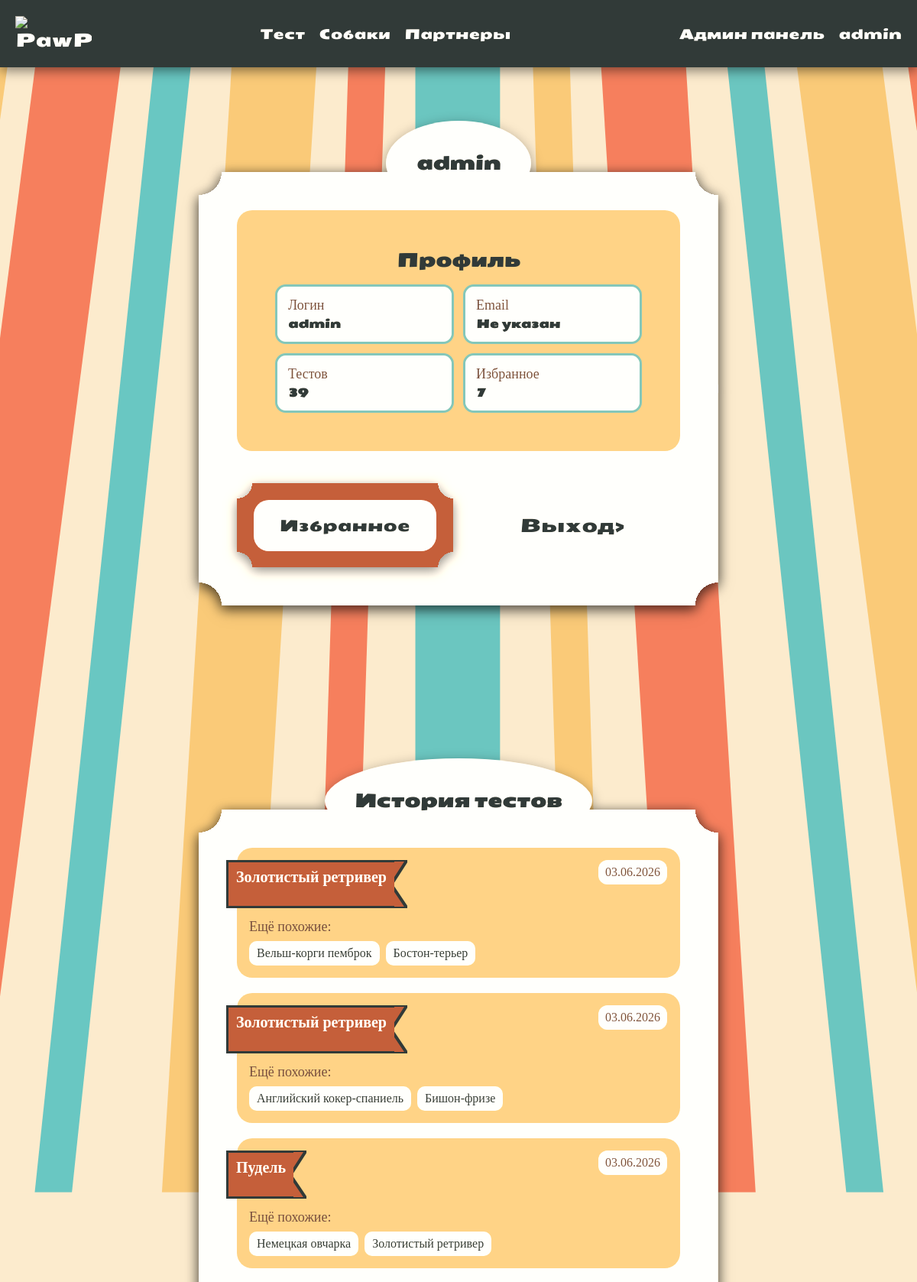
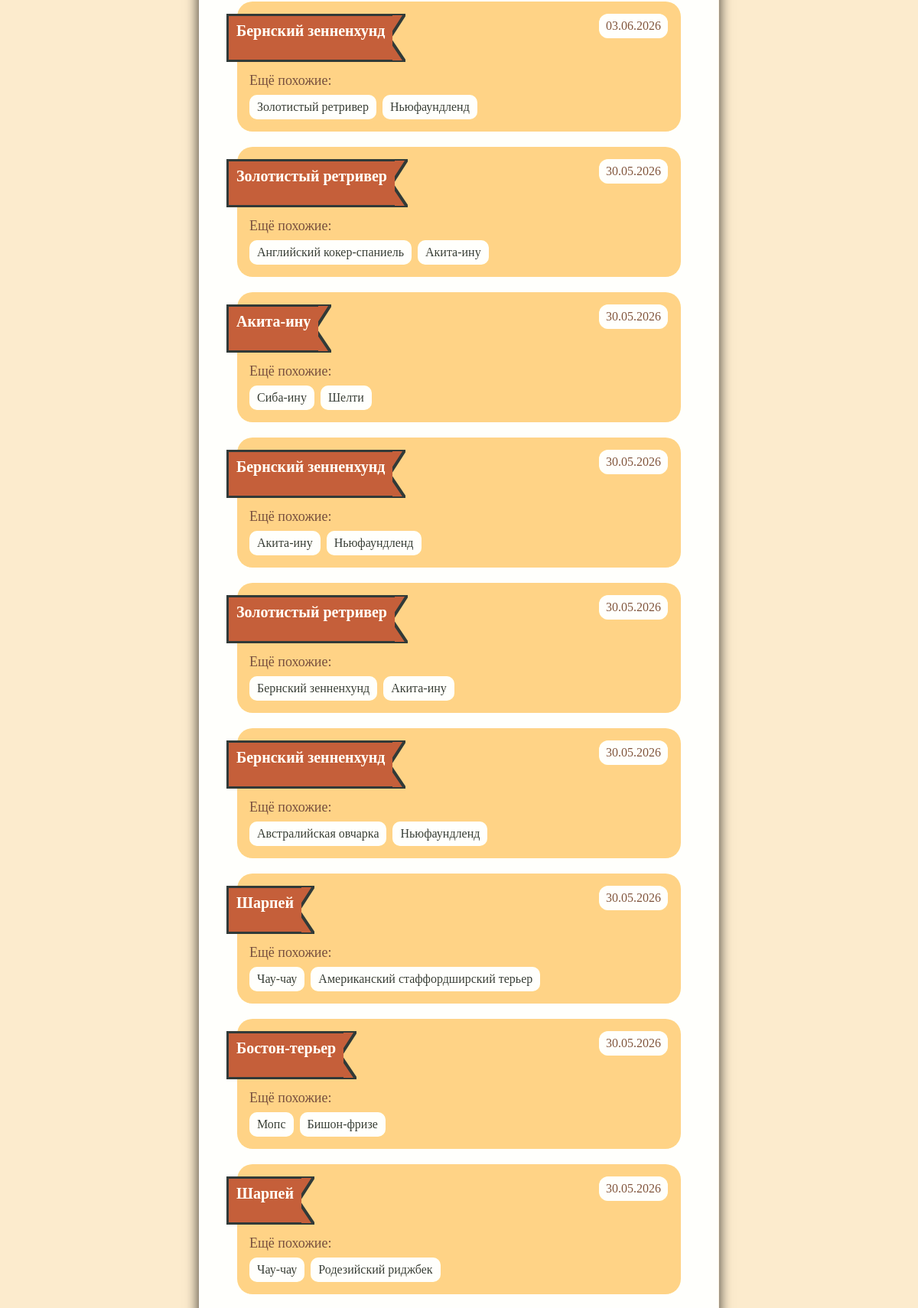
Screenshot of /profile/ (signed in, upper part) with the database file from the repository (2 pictures, top to bottom).
### qtest/models.py (models this page shows, shortened)
class TestResult(models.Model):
    user = models.ForeignKey(
        User,
        on_delete=models.SET_NULL,
        null=True,
        blank=True,
        verbose_name='Пользователь'
    )
    created_at = models.DateTimeField(auto_now_add=True, verbose_name='Дата прохождения')
    tags = models.ManyToManyField(Tag, blank=True, verbose_name='Полученные теги')
    cards = models.ManyToManyField(Cards, blank=True, verbose_name='Карточки результата')
    best_card = models.ForeignKey(
        Cards,
        on_delete=models.SET_NULL,
        null=True,
        blank=True,
        related_name='best_results',
        verbose_name='Лучший результат'
    )
    total_score = models.PositiveIntegerField(default=0, verbose_name='Итоговые баллы')
    class Meta:
        ordering = ['-created_at']
        verbose_name = 'Результат теста'
        verbose_name_plural = 'Результаты теста'

### catalog/models.py (models this page shows, shortened)
class Cards(models.Model):
    name = models.CharField(max_length=100, unique=True, verbose_name='Название')
    slug = models.SlugField(max_length=200, unique=True, verbose_name='URl')
    owner = models.ForeignKey(
    settings.AUTH_USER_MODEL,
    on_delete=models.SET_NULL,
    null=True,
    blank=True,
    related_name='created_cards',
    verbose_name='Создатель карточки'
)
    height = models.TextField(blank=True, null=True, verbose_name='Рост')
    weight = models.TextField(blank=True, null=True, verbose_name='Вес')
    age = models.TextField(blank=True, null=True, verbose_name='Продолжительность жизни')
    furrColors = models.TextField(blank=True, null=True, verbose_name='Окрасы')
    imageMain = models.ImageField(upload_to='card_images', blank=True, null=True, verbose_name='Главное изображение')
    imageScnd = models.ImageField(upload_to='card_images', blank=True, null=True, verbose_name='Изображение')
    imageThrd = models.ImageField(upload_to='card_images', blank=True, null=True, verbose_name='Изображение')
    description = models.TextField(blank=True, null=True, verbose_name='Описание')
    health = models.TextField(blank=True, null=True, verbose_name='Здоровье')
    tags = models.ManyToManyField(
        Tag,
        related_name='cards',
        blank=True,
        verbose_name='Теги'
    )
    qresult = models.TextField(blank=True, null=True, verbose_name='Результат')
    class Meta:
        db_table = 'card'
        verbose_name = 'Карточки'
        verbose_name_plural = 'Карта'

### qtest/views.py (the view)
# urls.py: path('profile/', views.profile, name='profile'),
@login_required
def profile(request):
    max_test_score = _get_max_test_score()
    results = list(
        TestResult.objects
        .filter(user=request.user)
        .select_related('best_card')
        .prefetch_related('cards')
        .order_by('-created_at')
    )
    for result in results:
        result.percent = min(round(result.total_score / max_test_score * 100), 100)
        similar_cards = list(result.cards.all())
        if result.best_card:
            similar_cards = [
                card for card in similar_cards
                if card.id != result.best_card.id
            ]
        result.similar_cards = similar_cards[:2]
    return render(request, 'qtest/profile.html', {
        'results': results,
        'favorite_count': request.user.favorite_cards.count(),
    })

### qtest/views.py (called while the page is built)
def _get_step_weights():
    return dict(TestStep.objects.values_list('order', 'weight'))

def _get_max_test_score():
    step_weights = _get_step_weights()
    max_score = 0
    for question in Question.objects.all():
        max_score += step_weights.get(question.step, 1)
    return max_score or 1

### qtest/templates/qtest/profile.html (shortened to what this page needs)
{% extends 'main/base.html' %}
{% load static %}
{% block content %}
<link rel="stylesheet" href="{% static 'main/css/profile.css' %}" />
<section class="profile_back">
  <div class="container proforms">
    <div class="profile_page fade-in">
      <div class="form_title proftitle">
        <h1>
          {{ request.user.profile.display_name|default:request.user.username }}
        </h1>
      </div>
      <div class="form">
        <div class="form_form">
          <div class="profile_info">
            <h2>Профиль</h2>
            <div class="profile_data">
              <div class="profile_data_item">
                <span>Логин</span>
                <strong>{{ request.user.username }}</strong>
              </div>
              <div class="profile_data_item">
                <span>Email</span>
                <strong>
                  {% if request.user.email %} {{ request.user.email }} {% else%} Не указан {% endif %}
                </strong>
              </div>
              <div class="profile_data_item">
                <span>Тестов</span>
                <strong>{{ results|length }}</strong>
              </div>
              <div class="profile_data_item">
                <span>Избранное</span>
                <strong>{{ favorite_count }}</strong>
              </div>
            </div>
          </div>
        </div>
        <div class="profile_actions">
          <a href="{% url 'catalog:favorites' %}" class="btn anim_btn_scale "
              ><span>Избранное</span></a>
          <a
            href="{% url 'register:logout' %}"
            class="profile_action anim_btn_tilt"
          >
            <span>Выход></span>
          </a>
        </div>
      </div>
    </div>
      <div class="profile_page fade-in">
      <div class="form_title proftitle">
        <h1>
          <h2>История тестов</h2>
        </h1>
      </div>
      <div class="form">
       {% for result in results %}
            <article class="profile_history_item">
              <div class="profile_history_main">
                {% if result.best_card %}
                  <a href="{% url 'catalog:card' result.best_card.slug %}" class="profile_result_flag label anim_btn_scale">
                    <p class="card_title">{{ result.best_card.name }}</p>
                    <svg
              class="label-tail"
              viewBox="0 0 21 63"
              preserveAspectRatio="none"
            >
              <path d="M0 0H20.6857L0 32.0727L20.6857 63H0V0Z" />
            </svg>
                  </a>
                {% endif %}
                {% if result.similar_cards %}
                  <div class="profile_similar">
                    <span>Ещё похожие:</span>
                    <div class="profile_similar_list ">
                      {% for card in result.similar_cards %}
                        <a href="{% url 'catalog:card' card.slug %}" class="anim_btn_scale">
                          {{ card.name }}
                        </a>
                      {% endfor %}
                    </div>
                  </div>
                {% endif %}
              </div>
              <div class="profile_history_aside">
                <div class="profile_history_date">
                  <span>{{ result.created_at|date:"d.m.Y" }}</span>
                </div>
              </div>
            </article>
          {% empty %}
            <div class="profile_empty">
              <h3>История пока пуста</h3>
              <p>После прохождения теста здесь появятся результаты.</p>
            </div>
          {% endfor %}
      </div>
    </div>
  </div>
</section>
{% endblock %}

### main/templates/main/base.html (shortened to what this page needs)
{% load static%}
<!doctype html>
<html lang="ru">
<head>
 <link rel="stylesheet" href="{% static 'main/css/base.css' %}">
</head>
<body>
 <header class="site-header">
  <a href="{% url 'main:index' %}" class="header-logo-link  anim_btn_tilt">
   <img src="/static/main/img/logo.png" class="logo" alt="PawPick">
  </a>
  <nav class="nav desktop-nav">
   <a href="{% url 'qtest:test_step' 1 %}" class="button anim_btn_tilt"> Тест </a>
   <a href="{% url 'catalog:catalog' %}" class="button anim_btn_tilt"> Собаки </a>
   <a href="{% url 'main:vet' %}" class="button anim_btn_tilt"> Партнеры</a>
  </nav>
  <div class="desktop-user-menu">
   {% if request.user.is_authenticated and request.user.is_staff %}
   <a href="{% url 'admin:index' %}" class="buttom anim_btn_tilt" >Админ панель</a>
   {% endif %}
   {% if request.user.is_authenticated %}
   <a href="{% url 'qtest:profile' %}" class="button anim_btn_tilt">
    {{ request.user.profile.display_name|default:request.user.username }}
   </a>
   {% else %}
   <span class="reg anim_btn_tilt">
    <a href="{% url 'register:login' %}  "class="buttom anim_btn_tilt">Вход</a> |
    <a href="{% url 'register:register' %}  "class="buttom anim_btn_tilt">Регистрация</a>
   </span>
   {% endif %}
  </div>
 </header>
 <main>
  {% block content %}
  {% endblock %}
 </main>
</body>
</html>

### static/main/css/base.css (style rules this page uses)
* { margin: 0; padding: 0; color: white; text-decoration: none; }
h1, h2, h3, a, button { font-family: SeymourOne; font-size: 24px; }
p, label, input { font-family: Vollkorn; }
img { width: 100%; }
body { background-image: url(/static/main/img/background.svg); filter: sepia(20%); background-size: cover; background-position: center; background-repeat: no-repeat; background-color: #fcebcd; }
.container { max-width: 1480px; margin: 0 auto; }
@media screen and (min-width: 1024px) and (max-width: 1279px) { .container { max-width: 1024px; margin: 0 auto; } }

### static/main/css/profile.css (style rules this page uses)
.profile_back { background-image: url(/static/main/img/regback.svg); background-repeat: repeat-x; background-position: center; filter: drop-shadow(0px 4px 8px rgba(0, 0, 0, 0.35)); background-attachment: fixed; }
.proforms { display: flex; flex-direction: row; margin-bottom: 50px; gap: 50px; }
.profile_page { width: 680px; max-width: calc(100% - 32px); margin: 0 auto; display: flex; flex-direction: column; row-gap: 26px; }
.profile_info { display: flex; flex-direction: column; row-gap: 16px; min-width: 0; }
.profile_info h2, .profile_history h2, .profile_history_item h3, .profile_empty h3 { color: #2b3939; }
.profile_info h2 { text-align: center; font-size: 24px; }
.profile_data { display: grid; grid-template-columns: repeat(2, minmax(0, 1fr)); gap: 12px; }
.profile_data_item { padding: 14px; border-radius: 14px; background-color: white; border: 3px solid #6bc6c0; }
.profile_data_item span, .profile_history_date span, .profile_history_result span { display: block; color: #794a3a; font-family: Vollkorn; font-size: 18px; }
.profile_data_item strong, .profile_history_date strong { display: block; margin-top: 4px; color: #2b3939; font-family: SeymourOne; font-size: 15px; overflow-wrap: anywhere; }
.profile_actions { display: grid; grid-template-columns: repeat(2, minmax(0, 1fr)); gap: 14px; margin-top: 22px; }
.profile_history_item { display: grid; grid-template-columns: minmax(0, 1fr) 92px; gap: 14px; padding: 16px; border-radius: 20px; background-color: #faca78; }
.profile_history_main { display: flex; flex-direction: column; justify-content: center; row-gap: 14px; min-width: 0; }
.profile_result_flag { width: fit-content; max-width: 100%; text-decoration: none; }
.profile_result_flag.label { left: -30px; }
.profile_result_flag .card_title { min-width: 0; font-size: 20px; padding: 8px 10px; line-height: 1.15; overflow-wrap: anywhere; color: white; }
.profile_result_flag .label-tail { width: 21px; min-width: 21px; }
.profile_similar { display: flex; flex-direction: column; row-gap: 8px; min-width: 0; }
.profile_similar span { display: block; color: #794a3a; font-family: Vollkorn; font-size: 18px; }
.profile_similar_list { display: flex; flex-wrap: wrap; gap: 8px; }
.profile_similar_list a { padding: 7px 10px; border-radius: 10px; background-color: white; color: #2b3939; font-family: Vollkorn; font-size: 16px; }
.profile_history_aside { display: flex; flex-direction: column; align-items: center; justify-content: space-between; gap: 10px; }
.profile_history_date { padding: 7px 9px; border-radius: 12px; background-color: white; text-align: center; }
.profile_history_date span { display: block; color: #794a3a; font-family: Vollkorn; font-size: 16px; }
@media screen and (max-width: 1279px) { .proforms { flex-direction: column; flex-wrap: wrap; gap: 30px; } }

### static/main/css/header.css (style rules this page uses)
header { position: relative; z-index: 50; background-color: #2b3939; display: flex; flex-direction: row; justify-content: space-between; padding: 0px 40px; align-items: center; filter: drop-shadow(0px 4px 8px rgba(0, 0, 0, 0.5)); }
.site-header { min-height: 88px; }
.header-logo-link { display: flex; align-items: center; flex-shrink: 0; }
.nav { display: flex; flex-direction: row; gap: 10px 30px; }
.desktop-user-menu { display: flex; align-items: center; column-gap: 30px; }
@media screen and (min-width: 1024px) and (max-width: 1279px) { header { padding: 0px 20px; } }
@media screen and (min-width: 1024px) and (max-width: 1279px) { .reg, .button, .buttom { font-size: 18px; } }
@media screen and (min-width: 1024px) and (max-width: 1279px) { .nav, .desktop-user-menu { column-gap: 18px; } }

### static/main/css/forms.css (style rules this page uses)
.form_form { display: flex; flex-direction: column; row-gap: 20px; background-color: #faca78; padding: 50px; border-radius: 20px; height: 100%; }

### static/main/css/reelSlider.css (style rules this page uses)
:root { --c-1: #794a3a; --c-2: #794a3a; }

### static/main/css/maskot.css (style rules this page uses)
.logo { width: 150px; }
@media screen and (min-width: 1024px) and (max-width: 1279px) { .logo { width: 100px; } }

### rows the page displays
TestResult: best_card.name "Золотистый ретривер", created_at "03.06.2026"
Cards: name "Вельш-корги пемброк"
Cards: name "Бостон-терьер"
TestResult: best_card.name "Золотистый ретривер", created_at "03.06.2026"
Cards: name "Английский кокер-спаниель"
Cards: name "Бишон-фризе"
TestResult: best_card.name "Пудель", created_at "03.06.2026"
Cards: name "Немецкая овчарка"
Cards: name "Золотистый ретривер"
TestResult: best_card.name "Бернский зенненхунд", created_at "03.06.2026"
Cards: name "Ньюфаундленд"
TestResult: best_card.name "Золотистый ретривер", created_at "30.05.2026"
Cards: name "Акита-ину"
TestResult: best_card.name "Акита-ину", created_at "30.05.2026"
Cards: name "Сиба-ину"
Cards: name "Шелти"
TestResult: best_card.name "Бернский зенненхунд", created_at "30.05.2026"
TestResult: best_card.name "Золотистый ретривер", created_at "30.05.2026"
Cards: name "Бернский зенненхунд"
TestResult: best_card.name "Бернский зенненхунд", created_at "30.05.2026"
Cards: name "Австралийская овчарка"
TestResult: best_card.name "Шарпей", created_at "30.05.2026"
Cards: name "Чау-чау"
Cards: name "Американский стаффордширский терьер"
TestResult: best_card.name "Бостон-терьер", created_at "30.05.2026"
Cards: name "Мопс"
TestResult: best_card.name "Шарпей", created_at "30.05.2026"
Cards: name "Родезийский риджбек"

### other values shown
{{ request.user.profile.display_name|default:request.user.username }} "admin"
{{ request.user.username }} "admin"
{{ results|length }} "39"
{{ favorite_count }} "7"
